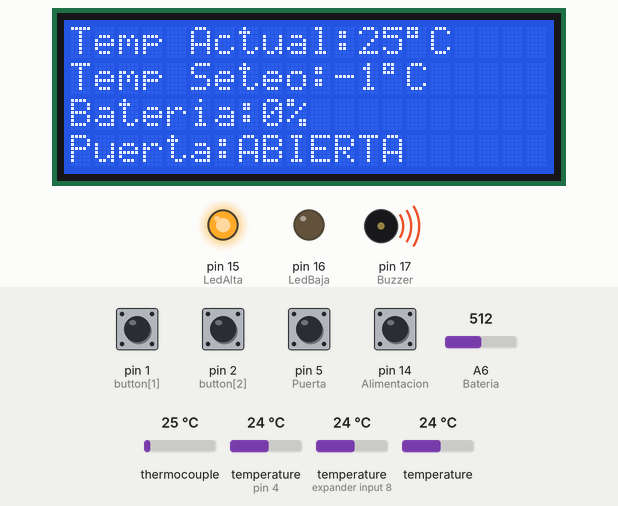
Bench run of a sketch on a simulated Arduino Nano, built with avr-gcc and run on an emulated ATmega328P. Parts: 20×4 character LCD, output pins drawn as LEDs (lit = HIGH), buzzer (waves = sounding, pin HIGH). Inputs (shaded band) come from the test bench; at power-on: pin 1 (button[1]), pin 2 (button[2]), pin 5 (Puerta), pin 14 (Alimentacion) HIGH, thermocouple 25 °C, temperature (sensors on pin 4, expander input 8) 24 °C, A6 (Bateria) = 512, temperature 24 °C. Pins used as bus, display or sensor lines are not drawn.

Above: at 1.08 s.
1.3 s: thermocouple set to 6 °C
At 1.52 s:
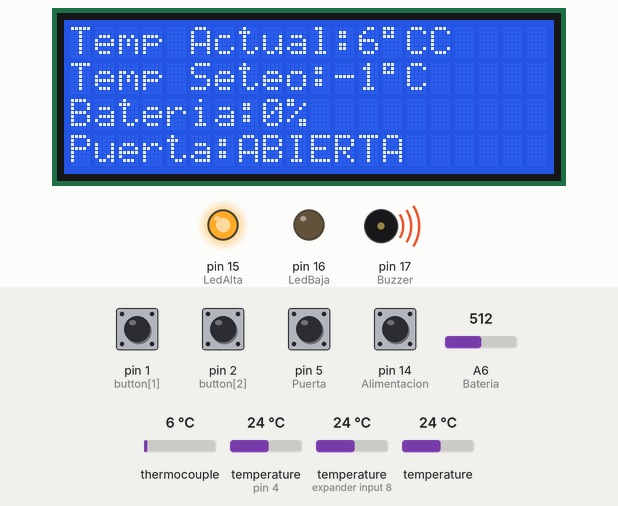
3.1 s: pin 2 (button[2]) pulled LOW for 0.15 s
At 3.29 s:
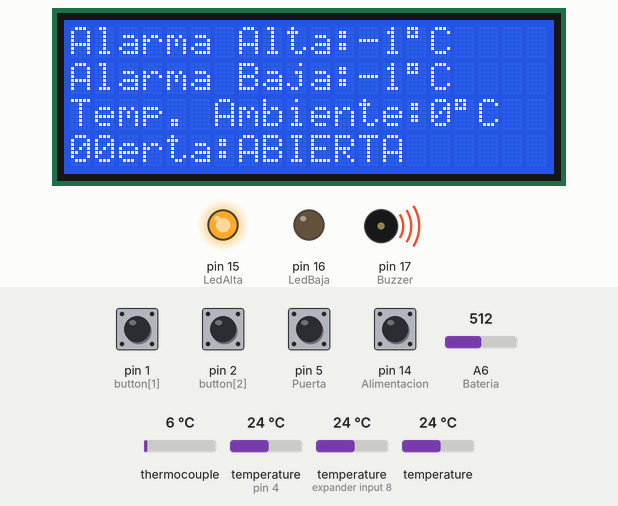
4.9 s: pin 5 (Puerta) pulled LOW for 0.15 s
6.9 s: pin 1 (button[1]) pulled LOW for 0.15 s
8.8 s: pin 2 (button[2]) pulled LOW for 1 s
At 11.05 s:
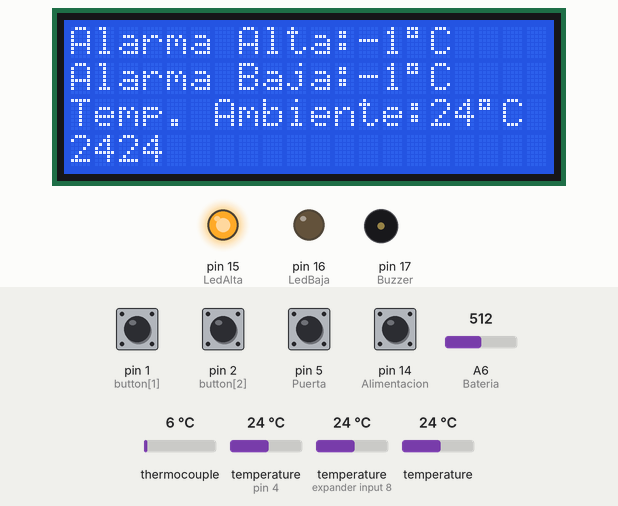
18.4 s: temperature (sensor on pin 4) set to 12 °C
At 28.4 s:
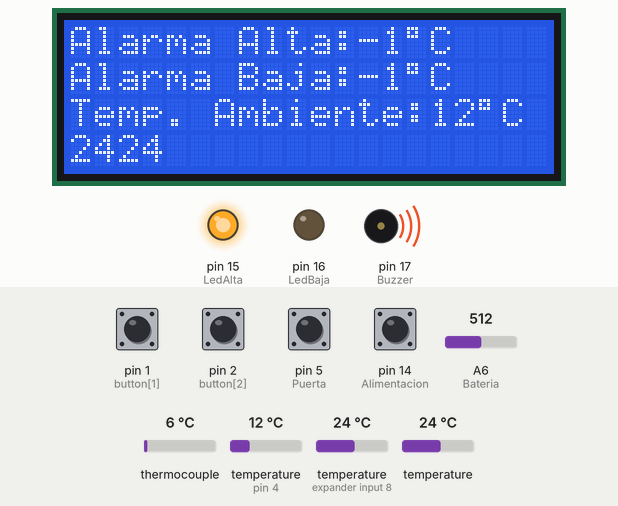
Timing chart, 0 to 29.9 s (numbered marks = the images above; inputs shaded):
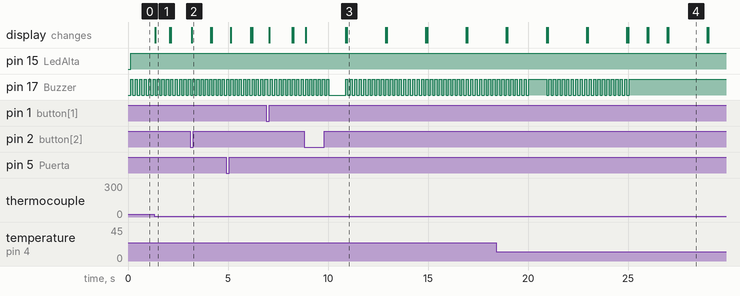

Measured:
- after the input at 1.3 s, the display: changes after 0.06 s (image 1)
- after the input at 3.1 s, the display: changes after 0.08 s (image 2)
- after the input at 8.8 s, the display: first changes after 0.08 s (image 3 shows a later state)
- what the display in image 1 shows lasts 0.7 s, from 1.4 s to 2.1 s

The sketch:

ControlDeTemperatura2.ino
```cpp
///CONTROL DE TEMPERATURA PARA ULTRAFREEZER///
///ALARMAS POR ALTA Y POR BAJA TEMPERATURA///
///FALTA DE RED ELECTRICA Y TIEMPO DE PUERTA ABIERTA///


///***LIBRERIAS***///

#include <EEPROM.h>
#include <LiquidCrystal_I2C.h>
#include <Wire.h>
#include <OneWire.h>
#include <DallasTemperature.h>
#include <Adafruit_MAX31865.h>

///***DEFINICIONES Y VARIABLES GLOBALES***///

#define RREF      430
#define RNOMINAL  100
#define SSRA 6  //salida para el ssr primera etapa de -20
#define SSRB 7  //salida para el ssr segunda etapa de -80
#define SSRC 8  //salida para forzadores
#define SSRD 9  //salida auxiliar
#define Digital 4 //pin para sensores digitales
#define Puerta 5  //Entrada esto de la puerta abierta o cerrada
//#define PIN_A0 14 //le asigno a la entrada A1 el pin digital 14
#define Alimentacion 14 //pin para detectar si hay presencia de red electrica
//#define PIN_A1 15 //le asigno a la entrada A1 el pin digital 15
#define LedAlta 15  //pin para el led de alta temperatura
//#define PIN_A2 16 //le asigno a la entrada A2 el pin digital 16
#define LedBaja 16  //pin para el led de baja temperatura
//#define PIN_A3 17 // le asigno a la entrada A3 el pin digital 17
#define Buzzer 17 //pin parra el buzzer de alarmas
#define BTN_MENU  0
#define BTN_EXIT  3
#define BTN_UP    1
#define BTN_DOWN  2
#define S_INICIO  0
#define S_INICIO2 1
#define S_TEMPSET 2
#define S_ALARMAALTA 3
#define S_ALARMABAJA 4
int TempSet; //variable para almacenar el valor para escribir en pantalla
int TempAct; //variable para almacenar el valor de la temperatura
int TempAmb; //variable para almacenar el valor de la temperatura ambiente
int TempCond1;  //variable para almacenar el valor de la temperatura del condensador de la primera etapa
int TempCond2;  //variable para almacenar el valor de la temperatura del condensador de la segunda etapa
float Bateria = A6;  //variable para almacenar el valor de bateria
int EstadoCargaMap; // almacena EstadoCarga pero ya mapeado
float EstadoCarga;  //almacena la lectura de la bateria
String Situacion;  //determino que la variable estado es una cadena de 7 caracteres
int AlarmaAlta; //variable que guarda el valor de la alarma por alta
int AlarmaBaja; //variable que guarda el valor de la alarma por baja
uint8_t button[4] = {0, 1, 2, 3}; // Este arreglo contiene los pines utilizados para los botones
uint8_t button_estate[4]; // Este arreglo contiene el último estado conocido de cada línea
uint8_t estado = S_INICIO;  // Estado inicial de la maquina de estados
static long TiempoBateria = 0;  //variable para el inicio del cronometro
static long TiempoSensor = 0;  //variable para el inicio del cronometro
static long TiempoSalidas = 0;  //variable para el inicio del cronometro
static long TiempoPuerta = 0;
static long TiempoBuzzer = 0;
static long TiempoAlimentacion = 0;
long Hora;
bool Pip = false;
bool Light = false;
bool valor = false;
bool Red = false;
///***CREACION DE OBJETOS***///

Adafruit_MAX31865 thermo = Adafruit_MAX31865(10);
LiquidCrystal_I2C lcd(0x3F, 20, 4); //crea el objeto lcd y determina la direccion del I2C las columnas y filas
byte customChar[] = {B11100, B10100, B11100, B00000, B00000, B00000, B00000, B00000}; //Crea el caracter especial del simbolo grado "°"
OneWire ourWire(Digital); //Se establece el pin 4  como bus OneWire
DallasTemperature sensors(&ourWire); //Se declara una variable u objeto para nuestro sensor
DeviceAddress address1 = {0x28, 0x89, 0xD7, 0x94, 0x06, 0x00, 0x00, 0x53};//dirección del sensor 1
DeviceAddress address2 = {0x28, 0x18, 0xC0, 0x94, 0x06, 0x00, 0x00, 0xF8};//dirección del sensor 2
DeviceAddress address3 = {0x28, 0x6B, 0x37, 0xB6, 0x06, 0x00, 0x00, 0xB9};//dirección del sensor 3


///***FUNCION DE DETECCION DEL BOTON***///

uint8_t flancoBajada(int btn) {
  uint8_t valor_nuevo = digitalRead(button[btn]);
  uint8_t result = button_estate[btn] != valor_nuevo && valor_nuevo == 0;
  button_estate[btn] = valor_nuevo;
  return result;
}

///***FUNCION DE PANTALLA PRINCIPAL***///

void printINICIO() {
  static long TiempoLCD = 0;
  long Hora = millis();
  uint16_t rtd = thermo.readRTD();  //lee el valor digital de la termocupla
  float ratio = rtd;  //establece que ratio es flotante
  ratio /= 32768; //divide RTD por 32768 y lo nombra ratio
  lcd.setCursor(0, 0); // posiciona el cursor en columna 0 y fila 0
  lcd.print("Temp Actual:"); lcd.print(TempAct); lcd.write(0); lcd.print("C");//escribe la temperatura
  lcd.setCursor(0, 1); //posiciona el cursor en columna 0 y fila 1
  lcd.print("Temp Seteo:"); lcd.print(EEPROM.get(0, TempSet)); lcd.write(0); lcd.print("C");//escribe el valor de seteo
  lcd.setCursor(0, 2); //posiciona el cursor en columna 0 y fila 2
  lcd.print("Bateria:"); lcd.print(EstadoCargaMap); lcd.print("%"); //escribe el valor de carga de la bateria
  lcd.setCursor(0, 3); //posiciona el cursor en columna 0 y fila 3
  lcd.print("Puerta:"); lcd.print(Situacion);  // escribe el estado de la puerta
  EEPROM.get(2, AlarmaAlta);
  EEPROM.get(4, AlarmaBaja);
  if (Hora - TiempoLCD > 5000) {
    lcd.clear();
    TiempoLCD = Hora;
  }
}

///***FUNCION DE PANTALLA SECUNDARIA***///

void printINICIO2() {
  static long TiempoLCD = 0;
  long HoraLCD = millis();
  lcd.setCursor(0, 0); // posiciona el cursor en columna 0 y fila 0
  lcd.print("Alarma Alta:"); lcd.print(EEPROM.get(2, AlarmaAlta)); lcd.write(0); lcd.print("C");//
  lcd.setCursor(0, 1); //posiciona el cursor en columna 0 y fila 1
  lcd.print("Alarma Baja:"); lcd.print(EEPROM.get(4, AlarmaBaja)); lcd.write(0); lcd.print("C");//
  lcd.setCursor(0, 2); //posiciona el cursor en columna 0 y fila 2
  lcd.print("Temp. Ambiente:"); lcd.print(TempAmb); lcd.write(0); lcd.print("C");//
  lcd.setCursor(0, 3);
  lcd.print(TempCond1); lcd.print(TempCond2);
  if (HoraLCD - TiempoLCD > 5000) {
    lcd.clear();
    TiempoLCD = HoraLCD;
  }
}

///***FUNCION DE PANTALLA DE SETEO DE TEMPERATURA***///

void printTEMPSET() {
  lcd.clear();
  lcd.setCursor(2, 0);
  lcd.print("Selecccione la");
  lcd.setCursor(0, 1);
  lcd.print("temperatura de Seteo");
  lcd.setCursor(8, 3);
  lcd.print(TempSet); lcd.write(0); lcd.print("C");
  EEPROM.put(0, TempSet);
}

///***FUNCION DE PANTALLA DE ALARMA POR ALTA TEMPERATURA***///

void printALARMAALTA() {
  lcd.clear();
  lcd.setCursor(1, 0);
  lcd.print("Ajuste Alarma alta");
  lcd.setCursor(4, 1);
  lcd.print("temperatura");
  lcd.setCursor(8, 3);
  lcd.print(AlarmaAlta); lcd.write(0); lcd.print("C");
  EEPROM.put(2, AlarmaAlta);
}

///***FUNCION DE PANTALLA DE ALARMA POR BAJA TEMPERATURA***///

void printALARMABAJA() {
  lcd.clear();
  lcd.setCursor(1, 0);
  lcd.print("Ajuste Alarma baja");
  lcd.setCursor(4, 1);
  lcd.print("temperatura");
  lcd.setCursor(8, 3);
  lcd.print(AlarmaBaja); lcd.write(0); lcd.print("C");
  EEPROM.put(4, AlarmaBaja);
}

///***FUNCION INTERMITENCIA DEL BUZZER***///

void Pitido() {
  Pip = !Pip;
  if (Pip) {
    digitalWrite (Buzzer, HIGH);
  }
  if (!Pip) {
    digitalWrite (Buzzer, LOW);
  }
}

///***FUNCION INTERMITENCIA DEL BACKLIGHT***///

void Backlight() {
  Light = !Light;
  if (Light) {
    lcd.backlight();
  }
  if (!Light) {
    lcd.noBacklight();
  }
}


///***SETUP***///

void setup() {
  thermo.begin(MAX31865_4WIRE); //inicializa el MAX31865
  lcd.init(); //inicializa el lcd
  lcd.backlight();  //enciende el backline
  pinMode(SSRA, OUTPUT);  //define al pin SSRA como salida para la primera etapa
  pinMode(SSRB, OUTPUT);  //define al pin SSRB como salida para la segunda etapa
  pinMode(SSRC, OUTPUT);  //define al pin SSRC como salida para los forzadores
  pinMode(SSRD, OUTPUT);  //define al pin SSRD como salida auxiliar
  pinMode(Puerta, INPUT_PULLUP); //define al pin como entrada del estado de la puerta
  pinMode(Bateria, INPUT); //mido la bateria
  pinMode(LedAlta, OUTPUT); //Salida led por alta temperatura
  pinMode(LedBaja, OUTPUT); //Salida led por baja temperatura
  pinMode(Buzzer, OUTPUT);  //Salida Buzzer de alarmas
  pinMode(button[BTN_MENU], INPUT); //define al boton menu como entrada
  pinMode(button[BTN_EXIT], INPUT); //define al boton exit como entrada
  pinMode(button[BTN_UP], INPUT); //define al boton up como entrada
  pinMode(button[BTN_DOWN], INPUT); //define al boton down como entrada
  pinMode(Alimentacion, INPUT_PULLUP);  //define al pin como entrada
  button_estate[0] = HIGH;  //define el estado por defecto como alto del boton menu
  button_estate[1] = HIGH;  //define el estado por defecto como alto del boton exit
  button_estate[2] = HIGH;  //define el estado por defecto como alto del boton up
  button_estate[3] = HIGH;  //define el estado por defecto como alto del boton down
  lcd.createChar(0, customChar);  //inicializa el caracter personalizado
}


///***INICIO DEL LOOP***///

void loop() {

  ///***ALARMAS POR ALTA Y POR BAJA TEMPERATURA RESPECTO DEL VALOR LA TEMPERATURA ACTUAL***///

  Hora = millis();

  if (TempAct > AlarmaAlta) { //si la temperatura actual es mayor que la alarma de alta
    digitalWrite(LedAlta, HIGH);  //enciende el led
    if (Hora - TiempoBuzzer > 100) {  //cadencia del pitido por alta temperatura
      Pitido(); //ejecuta la funcion
      TiempoBuzzer = Hora;  //reinicia el cronometro
    }
  }
  if (TempAct < AlarmaBaja) { //si la temperatura actual es menor que la alarma de baja
    digitalWrite(LedBaja, HIGH); //enciende el led
    if (Hora - TiempoBuzzer > 1000) { //cadencia del pitido por baja temperatura
      Pitido(); //ejecuta la funcion
      TiempoBuzzer = Hora;  //reinicia el cronometro
    }
  }
  if (TempAct >= AlarmaBaja && TempAct <= AlarmaAlta) { //si la temperatura actual es mayor que la alarma de baja Y es menor que la alarma de alta
    digitalWrite(LedAlta, LOW); //apaga el led de alta
    digitalWrite(LedBaja, LOW); //apaga el led de baja
  }
  if (TempAct >= AlarmaBaja && TempAct <= AlarmaAlta && valor == LOW) { //si la temperatura actual es mayor que la alarma de baja Y es menor que la alarma de alta
    digitalWrite(Buzzer, LOW);  //apaga el buzzer
  }

  ///***DETECCION DEL ESTADO DE LA PUERTA***///

  valor = digitalRead(Puerta);  // lee el estado del sensor de puerta
  if (valor == HIGH) {  // si esta alto
    Situacion = "ABIERTA";  //graba en el string la palabra ABIERTA
    if (Hora - TiempoPuerta > 20000) {  //pasado este tiempo que la puerta esta abierta
      digitalWrite(Buzzer, HIGH); //activa el buzzer
    }
  }
  else {
    Situacion = "CERRADA";  //graba en el string la palabra CERRADA
    TiempoPuerta = Hora;  //reinicia el cronometro
  }

  ///***ALARMA POR FALTA DE RED ELECTRICA***///

  Red = digitalRead(Alimentacion);  //lee la pata donde esta el optoacoplador
  if (Red == HIGH && Hora - TiempoAlimentacion > 1000) {  //si esta alto y pasa 1 segundo
    Backlight();  //ejecuta la funcion Backlight
    TiempoAlimentacion = Hora;  //reinicia el cronometro
  }
  else {
    lcd.backlight();  //si no, deja prendido el backlight
  }
  ///***LECTURA DE SENSORES SECUNDARIOS***///

  if (Hora - TiempoSensor > 10000) {  //retraso en la lectura del estado de los sensores
    sensors.requestTemperatures();   //envía el comando para obtener las temperaturas
    TempAmb = sensors.getTempC(address1); //Se obtiene la temperatura en °C del sensor 1
    TempCond1 = sensors.getTempC(address2); //Se obtiene la temperatura en °C del sensor 2
    TempCond2 = sensors.getTempC(address3); //Se obtiene la temperatura en °C del sensor 3
    TiempoSensor = Hora;  //pongo el delta del cronometro en 0
  }

  ///***CONTROL DE TEMPERATURA PRINCIPAL***///

  TempAct = (thermo.temperature(RNOMINAL, RREF)); //lecrura de temperatura desde el conversor
  if (TempAct > TempSet) { //si la temperatura es mayor
    digitalWrite(SSRB, HIGH); //enciende los forzadores
    if (Hora - TiempoSalidas > 20000) { //pone un retraso en el encendido a la primera etapa expresado en ms
      digitalWrite(SSRA, HIGH); //enciende la etapa de alta
    }
  }
  if (Hora - TiempoSalidas > 60000) { //pone un retraso en el encendido a la segunda etapa expresado en ms
    digitalWrite(SSRC, HIGH); //enciende la etapa de baja
  }
  if (TempAct <= TempSet) { //si la temperatura es menor
    TiempoSalidas = Hora;  //reinicia el cronometro
    digitalWrite(SSRA, LOW); //apaga la etapa de alta
    digitalWrite(SSRB, LOW); //apaga la etapa de baja
    digitalWrite(SSRC, LOW); //apaga los forzadores
  }


  ///***ESTADO DE CARGA DE LA BATERIA***///

  if (Hora - TiempoBateria > 15000) {  //retraso en la lectura del estado de la bateria
    EstadoCarga = analogRead(Bateria); //tomo el valor de la bateria
    EstadoCargaMap = map(EstadoCarga, 672, 1023, 0, 100); // mapea el valor minimo y maximo entre 0% y 100%
    EstadoCargaMap = constrain(EstadoCargaMap, 0, 100); //restrinjo los valores maximo y minimo en la variable
    TiempoBateria = Hora;  //pongo el delta del cronometro en 0
  }

  ///***MAQUINA DE ESTADOS***///

  switch (estado) {
    case S_INICIO:
      if (flancoBajada(BTN_MENU)) {
        estado = S_TEMPSET;
        printTEMPSET();
        break;
      }
      if (flancoBajada(BTN_DOWN)) {
        estado = S_INICIO2;
        printINICIO2();
        break;
      }
      printINICIO();
      break;

    ///***FIN ESTADO INICIO***///

    case S_INICIO2:
      printINICIO2();
      if (flancoBajada(BTN_UP)) {
        estado = S_INICIO;
        printINICIO();
        break;
      }
      if (flancoBajada(BTN_MENU)) {
        estado = S_TEMPSET;
        printTEMPSET();
        break;
      }
      break;

    ///***FIN ESTADO INICIO2***///

    case S_TEMPSET:
      if (flancoBajada(BTN_UP)) {
        TempSet++;
        printTEMPSET();
      }
      if (flancoBajada(BTN_DOWN)) {
        TempSet --;
        printTEMPSET();
        break;
      }
      if (flancoBajada(BTN_EXIT)) {
        estado = S_INICIO;
        printINICIO();
        break;
      }
      if (flancoBajada(BTN_MENU)) {
        estado = S_ALARMAALTA;
        printALARMAALTA();
      }
      break;

    ///***FIN ESTADO TEMPSET***//

    case S_ALARMAALTA:
      if (flancoBajada(BTN_UP)) {
        AlarmaAlta++;
        printALARMAALTA();
      }
      if (flancoBajada(BTN_DOWN)) {
        AlarmaAlta--;
        printALARMAALTA();
        break;
      }
      if (flancoBajada(BTN_EXIT)) {
        estado = S_INICIO;
        printINICIO();
        break;
      }
      if (flancoBajada(BTN_MENU)) {
        estado = S_ALARMABAJA;
        printALARMABAJA();
      }
      break;

    ///***FIN ESTADO ALARMA ALTA***///

    case S_ALARMABAJA:
      if (flancoBajada(BTN_UP)) {
        AlarmaBaja++;
        printALARMABAJA();
      }
      if (flancoBajada(BTN_DOWN)) {
        AlarmaBaja--;
        printALARMABAJA();
        break;
      }
      if (flancoBajada(BTN_EXIT)) {
        estado = S_INICIO;
        printINICIO();
        break;
      }
      if (flancoBajada(BTN_MENU)) {
        estado = S_TEMPSET;
        printTEMPSET();
      }
      break;
  }
}

    ///***FIN ESTADO TEMPSET***/
```
